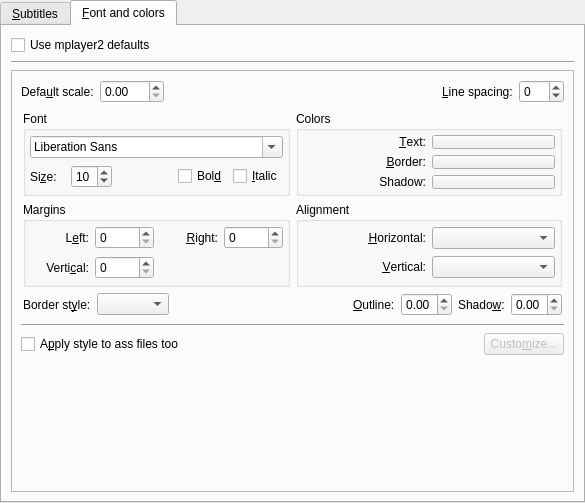
<?xml version="1.0" encoding="UTF-8"?>
<ui version="4.0">
 <class>PrefSubtitles</class>
 <widget class="QWidget" name="PrefSubtitles">
  <property name="geometry">
   <rect>
    <x>0</x>
    <y>0</y>
    <width>585</width>
    <height>503</height>
   </rect>
  </property>
  <property name="windowTitle">
   <string/>
  </property>
  <layout class="QVBoxLayout">
   <property name="margin">
    <number>0</number>
   </property>
   <item>
    <widget class="QTabWidget" name="subtitles_tab">
     <property name="currentIndex">
      <number>1</number>
     </property>
     <widget class="QWidget" name="tab1">
      <attribute name="title">
       <string>&amp;Subtitles</string>
      </attribute>
      <layout class="QVBoxLayout">
       <property name="spacing">
        <number>6</number>
       </property>
       <item>
        <widget class="QGroupBox" name="groupBox">
         <property name="title">
          <string>Autoload</string>
         </property>
         <layout class="QGridLayout">
          <property name="margin">
           <number>9</number>
          </property>
          <property name="spacing">
           <number>6</number>
          </property>
          <item row="0" column="0">
           <widget class="QLabel" name="textLabel5">
            <property name="text">
             <string>Au&amp;toload subtitles files (*.srt, *.sub...):</string>
            </property>
            <property name="wordWrap">
             <bool>false</bool>
            </property>
            <property name="buddy">
             <cstring>font_autoload_combo</cstring>
            </property>
           </widget>
          </item>
          <item row="1" column="0">
           <widget class="QComboBox" name="font_autoload_combo">
            <item>
             <property name="text">
              <string>Same name as movie</string>
             </property>
            </item>
            <item>
             <property name="text">
              <string>All subs containing movie name</string>
             </property>
            </item>
            <item>
             <property name="text">
              <string>All subs in directory</string>
             </property>
            </item>
           </widget>
          </item>
          <item row="1" column="1">
           <spacer>
            <property name="orientation">
             <enum>Qt::Horizontal</enum>
            </property>
            <property name="sizeType">
             <enum>QSizePolicy::Expanding</enum>
            </property>
            <property name="sizeHint" stdset="0">
             <size>
              <width>131</width>
              <height>21</height>
             </size>
            </property>
           </spacer>
          </item>
          <item row="2" column="0">
           <widget class="QCheckBox" name="font_autoload_check">
            <property name="text">
             <string>S&amp;elect first available subtitle</string>
            </property>
           </widget>
          </item>
          <item row="3" column="0">
           <widget class="QCheckBox" name="font_prefer_external">
            <property name="text">
             <string>Prefer subtitles from external file</string>
            </property>
           </widget>
          </item>
         </layout>
        </widget>
       </item>
       <item>
        <widget class="QGroupBox" name="groupBox_3">
         <property name="title">
          <string>Encoding</string>
         </property>
         <layout class="QVBoxLayout">
          <item>
           <layout class="QHBoxLayout">
            <property name="spacing">
             <number>6</number>
            </property>
            <property name="margin">
             <number>0</number>
            </property>
            <item>
             <widget class="QLabel" name="textLabel4">
              <property name="text">
               <string>&amp;Default subtitle encoding:</string>
              </property>
              <property name="wordWrap">
               <bool>false</bool>
              </property>
              <property name="buddy">
               <cstring>font_encoding_combo</cstring>
              </property>
             </widget>
            </item>
            <item>
             <widget class="QComboBox" name="font_encoding_combo">
              <property name="sizePolicy">
               <sizepolicy hsizetype="Expanding" vsizetype="Fixed">
                <horstretch>0</horstretch>
                <verstretch>0</verstretch>
               </sizepolicy>
              </property>
              <property name="editable">
               <bool>false</bool>
              </property>
             </widget>
            </item>
            <item>
             <spacer>
              <property name="orientation">
               <enum>Qt::Horizontal</enum>
              </property>
              <property name="sizeType">
               <enum>QSizePolicy::Expanding</enum>
              </property>
              <property name="sizeHint" stdset="0">
               <size>
                <width>161</width>
                <height>31</height>
               </size>
              </property>
             </spacer>
            </item>
           </layout>
          </item>
          <item>
           <layout class="QHBoxLayout">
            <property name="bottomMargin">
             <number>0</number>
            </property>
            <item>
             <widget class="QCheckBox" name="use_enca_check">
              <property name="text">
               <string>Try to a&amp;utodetect for this language:</string>
              </property>
             </widget>
            </item>
            <item>
             <widget class="QComboBox" name="enca_lang_combo">
              <property name="enabled">
               <bool>false</bool>
              </property>
              <property name="sizePolicy">
               <sizepolicy hsizetype="Expanding" vsizetype="Fixed">
                <horstretch>0</horstretch>
                <verstretch>0</verstretch>
               </sizepolicy>
              </property>
             </widget>
            </item>
            <item>
             <spacer>
              <property name="orientation">
               <enum>Qt::Horizontal</enum>
              </property>
              <property name="sizeHint" stdset="0">
               <size>
                <width>40</width>
                <height>20</height>
               </size>
              </property>
             </spacer>
            </item>
           </layout>
          </item>
         </layout>
        </widget>
       </item>
       <item>
        <widget class="QCheckBox" name="subtitles_on_screeshots_check">
         <property name="text">
          <string>&amp;Include subtitles on screenshots</string>
         </property>
        </widget>
       </item>
       <item>
        <spacer>
         <property name="orientation">
          <enum>Qt::Vertical</enum>
         </property>
         <property name="sizeType">
          <enum>QSizePolicy::Expanding</enum>
         </property>
         <property name="sizeHint" stdset="0">
          <size>
           <width>20</width>
           <height>20</height>
          </size>
         </property>
        </spacer>
       </item>
      </layout>
     </widget>
     <widget class="QWidget" name="tab2">
      <attribute name="title">
       <string>&amp;Font and colors</string>
      </attribute>
      <layout class="QGridLayout">
       <item row="2" column="0">
        <widget class="QCheckBox" name="use_mplayer2_defaults_check">
         <property name="text">
          <string>Use mplayer2 defaults</string>
         </property>
         <property name="checked">
          <bool>false</bool>
         </property>
        </widget>
       </item>
       <item row="4" column="0" colspan="2">
        <widget class="QStackedWidget" name="stackedWidget">
         <property name="enabled">
          <bool>true</bool>
         </property>
         <property name="sizePolicy">
          <sizepolicy hsizetype="Preferred" vsizetype="Expanding">
           <horstretch>0</horstretch>
           <verstretch>0</verstretch>
          </sizepolicy>
         </property>
         <property name="frameShape">
          <enum>QFrame::StyledPanel</enum>
         </property>
         <property name="frameShadow">
          <enum>QFrame::Sunken</enum>
         </property>
         <property name="currentIndex">
          <number>0</number>
         </property>
         <widget class="QWidget" name="ass_subs">
          <layout class="QVBoxLayout">
           <item>
            <layout class="QHBoxLayout">
             <item>
              <widget class="QLabel" name="ass_scale_label">
               <property name="text">
                <string>Defa&amp;ult scale:</string>
               </property>
               <property name="buddy">
                <cstring>ass_font_scale_spin</cstring>
               </property>
              </widget>
             </item>
             <item>
              <widget class="QDoubleSpinBox" name="ass_font_scale_spin">
               <property name="sizePolicy">
                <sizepolicy hsizetype="Maximum" vsizetype="Fixed">
                 <horstretch>0</horstretch>
                 <verstretch>0</verstretch>
                </sizepolicy>
               </property>
               <property name="maximum">
                <double>100.000000000000000</double>
               </property>
               <property name="singleStep">
                <double>0.200000000000000</double>
               </property>
              </widget>
             </item>
             <item>
              <spacer>
               <property name="orientation">
                <enum>Qt::Horizontal</enum>
               </property>
               <property name="sizeHint" stdset="0">
                <size>
                 <width>121</width>
                 <height>20</height>
                </size>
               </property>
              </spacer>
             </item>
             <item>
              <widget class="QLabel" name="label_11">
               <property name="text">
                <string>&amp;Line spacing:</string>
               </property>
               <property name="buddy">
                <cstring>ass_line_spacing_spin</cstring>
               </property>
              </widget>
             </item>
             <item>
              <widget class="QSpinBox" name="ass_line_spacing_spin">
               <property name="minimum">
                <number>-20</number>
               </property>
               <property name="maximum">
                <number>20</number>
               </property>
              </widget>
             </item>
            </layout>
           </item>
           <item>
            <widget class="QWidget" name="styles_container" native="true">
             <property name="enabled">
              <bool>true</bool>
             </property>
             <layout class="QGridLayout">
              <property name="margin">
               <number>2</number>
              </property>
              <item row="0" column="0">
               <widget class="QGroupBox" name="groupBox_4">
                <property name="title">
                 <string>Font</string>
                </property>
                <layout class="QVBoxLayout">
                 <property name="margin">
                  <number>4</number>
                 </property>
                 <item>
                  <layout class="QHBoxLayout">
                   <item>
                    <widget class="MyFontComboBox" name="style_font_combo"/>
                   </item>
                  </layout>
                 </item>
                 <item>
                  <layout class="QHBoxLayout">
                   <item>
                    <widget class="QLabel" name="label">
                     <property name="text">
                      <string>Si&amp;ze:</string>
                     </property>
                     <property name="buddy">
                      <cstring>style_size_spin</cstring>
                     </property>
                    </widget>
                   </item>
                   <item>
                    <widget class="QSpinBox" name="style_size_spin">
                     <property name="sizePolicy">
                      <sizepolicy hsizetype="Preferred" vsizetype="Fixed">
                       <horstretch>0</horstretch>
                       <verstretch>0</verstretch>
                      </sizepolicy>
                     </property>
                     <property name="minimum">
                      <number>1</number>
                     </property>
                     <property name="value">
                      <number>10</number>
                     </property>
                    </widget>
                   </item>
                   <item>
                    <spacer>
                     <property name="orientation">
                      <enum>Qt::Horizontal</enum>
                     </property>
                     <property name="sizeType">
                      <enum>QSizePolicy::Preferred</enum>
                     </property>
                     <property name="sizeHint" stdset="0">
                      <size>
                       <width>60</width>
                       <height>20</height>
                      </size>
                     </property>
                    </spacer>
                   </item>
                   <item>
                    <widget class="QCheckBox" name="style_bold_check">
                     <property name="text">
                      <string>Bol&amp;d</string>
                     </property>
                    </widget>
                   </item>
                   <item>
                    <widget class="QCheckBox" name="style_italic_check">
                     <property name="text">
                      <string>&amp;Italic</string>
                     </property>
                    </widget>
                   </item>
                  </layout>
                 </item>
                </layout>
               </widget>
              </item>
              <item row="0" column="1">
               <widget class="QGroupBox" name="groupBox_7">
                <property name="title">
                 <string>Colors</string>
                </property>
                <layout class="QGridLayout">
                 <property name="margin">
                  <number>4</number>
                 </property>
                 <item row="0" column="0">
                  <widget class="QLabel" name="label_2">
                   <property name="text">
                    <string>&amp;Text:</string>
                   </property>
                   <property name="alignment">
                    <set>Qt::AlignRight|Qt::AlignTrailing|Qt::AlignVCenter</set>
                   </property>
                   <property name="buddy">
                    <cstring>style_text_color_button</cstring>
                   </property>
                  </widget>
                 </item>
                 <item row="0" column="1">
                  <widget class="SelectColorButton" name="style_text_color_button">
                   <property name="sizePolicy">
                    <sizepolicy hsizetype="Minimum" vsizetype="Ignored">
                     <horstretch>0</horstretch>
                     <verstretch>0</verstretch>
                    </sizepolicy>
                   </property>
                   <property name="text">
                    <string/>
                   </property>
                  </widget>
                 </item>
                 <item row="1" column="0">
                  <widget class="QLabel" name="label_3">
                   <property name="text">
                    <string>&amp;Border:</string>
                   </property>
                   <property name="alignment">
                    <set>Qt::AlignRight|Qt::AlignTrailing|Qt::AlignVCenter</set>
                   </property>
                   <property name="buddy">
                    <cstring>style_border_color_button</cstring>
                   </property>
                  </widget>
                 </item>
                 <item row="1" column="1">
                  <widget class="SelectColorButton" name="style_border_color_button">
                   <property name="sizePolicy">
                    <sizepolicy hsizetype="Minimum" vsizetype="Ignored">
                     <horstretch>0</horstretch>
                     <verstretch>0</verstretch>
                    </sizepolicy>
                   </property>
                   <property name="text">
                    <string/>
                   </property>
                  </widget>
                 </item>
                 <item row="2" column="0">
                  <widget class="QLabel" name="label_12">
                   <property name="text">
                    <string>Shadow:</string>
                   </property>
                   <property name="alignment">
                    <set>Qt::AlignRight|Qt::AlignTrailing|Qt::AlignVCenter</set>
                   </property>
                  </widget>
                 </item>
                 <item row="2" column="1">
                  <widget class="SelectColorButton" name="style_shadow_color_button">
                   <property name="sizePolicy">
                    <sizepolicy hsizetype="Minimum" vsizetype="Ignored">
                     <horstretch>0</horstretch>
                     <verstretch>0</verstretch>
                    </sizepolicy>
                   </property>
                   <property name="text">
                    <string/>
                   </property>
                  </widget>
                 </item>
                </layout>
               </widget>
              </item>
              <item row="1" column="0">
               <widget class="QGroupBox" name="groupBox_8">
                <property name="title">
                 <string>Margins</string>
                </property>
                <layout class="QGridLayout">
                 <property name="margin">
                  <number>4</number>
                 </property>
                 <item row="0" column="0">
                  <widget class="QLabel" name="label_7">
                   <property name="text">
                    <string>L&amp;eft:</string>
                   </property>
                   <property name="alignment">
                    <set>Qt::AlignRight|Qt::AlignTrailing|Qt::AlignVCenter</set>
                   </property>
                   <property name="buddy">
                    <cstring>style_marginl_spin</cstring>
                   </property>
                  </widget>
                 </item>
                 <item row="0" column="1">
                  <widget class="QSpinBox" name="style_marginl_spin"/>
                 </item>
                 <item row="0" column="2">
                  <widget class="QLabel" name="label_8">
                   <property name="text">
                    <string>&amp;Right:</string>
                   </property>
                   <property name="alignment">
                    <set>Qt::AlignRight|Qt::AlignTrailing|Qt::AlignVCenter</set>
                   </property>
                   <property name="buddy">
                    <cstring>style_marginr_spin</cstring>
                   </property>
                  </widget>
                 </item>
                 <item row="0" column="3">
                  <widget class="QSpinBox" name="style_marginr_spin"/>
                 </item>
                 <item row="1" column="0">
                  <widget class="QLabel" name="label_9">
                   <property name="text">
                    <string>Verti&amp;cal:</string>
                   </property>
                   <property name="alignment">
                    <set>Qt::AlignRight|Qt::AlignTrailing|Qt::AlignVCenter</set>
                   </property>
                   <property name="buddy">
                    <cstring>style_marginv_spin</cstring>
                   </property>
                  </widget>
                 </item>
                 <item row="1" column="1">
                  <widget class="QSpinBox" name="style_marginv_spin"/>
                 </item>
                 <item row="1" column="2" colspan="2">
                  <spacer>
                   <property name="orientation">
                    <enum>Qt::Horizontal</enum>
                   </property>
                   <property name="sizeHint" stdset="0">
                    <size>
                     <width>101</width>
                     <height>25</height>
                    </size>
                   </property>
                  </spacer>
                 </item>
                </layout>
               </widget>
              </item>
              <item row="1" column="1">
               <widget class="QGroupBox" name="groupBox_9">
                <property name="title">
                 <string>Alignment</string>
                </property>
                <layout class="QGridLayout">
                 <property name="margin">
                  <number>4</number>
                 </property>
                 <item row="0" column="0">
                  <widget class="QLabel" name="label_4">
                   <property name="text">
                    <string>&amp;Horizontal:</string>
                   </property>
                   <property name="alignment">
                    <set>Qt::AlignRight|Qt::AlignTrailing|Qt::AlignVCenter</set>
                   </property>
                   <property name="buddy">
                    <cstring>style_alignment_combo</cstring>
                   </property>
                  </widget>
                 </item>
                 <item row="0" column="1">
                  <widget class="QComboBox" name="style_alignment_combo"/>
                 </item>
                 <item row="1" column="0">
                  <widget class="QLabel" name="label_6">
                   <property name="text">
                    <string>&amp;Vertical:</string>
                   </property>
                   <property name="alignment">
                    <set>Qt::AlignRight|Qt::AlignTrailing|Qt::AlignVCenter</set>
                   </property>
                   <property name="buddy">
                    <cstring>style_valignment_combo</cstring>
                   </property>
                  </widget>
                 </item>
                 <item row="1" column="1">
                  <widget class="QComboBox" name="style_valignment_combo"/>
                 </item>
                </layout>
               </widget>
              </item>
              <item row="2" column="0" colspan="2">
               <layout class="QHBoxLayout">
                <item>
                 <widget class="QLabel" name="label_5">
                  <property name="text">
                   <string>Border st&amp;yle:</string>
                  </property>
                  <property name="buddy">
                   <cstring>style_border_style_combo</cstring>
                  </property>
                 </widget>
                </item>
                <item>
                 <widget class="QComboBox" name="style_border_style_combo"/>
                </item>
                <item>
                 <spacer>
                  <property name="orientation">
                   <enum>Qt::Horizontal</enum>
                  </property>
                  <property name="sizeHint" stdset="0">
                   <size>
                    <width>40</width>
                    <height>20</height>
                   </size>
                  </property>
                 </spacer>
                </item>
                <item>
                 <widget class="QLabel" name="style_outline_label">
                  <property name="text">
                   <string>&amp;Outline:</string>
                  </property>
                  <property name="buddy">
                   <cstring>style_outline_spin</cstring>
                  </property>
                 </widget>
                </item>
                <item>
                 <widget class="QDoubleSpinBox" name="style_outline_spin">
                  <property name="maximum">
                   <double>4.000000000000000</double>
                  </property>
                  <property name="singleStep">
                   <double>0.100000000000000</double>
                  </property>
                 </widget>
                </item>
                <item>
                 <widget class="QLabel" name="style_shadow_label">
                  <property name="text">
                   <string>Shado&amp;w:</string>
                  </property>
                  <property name="buddy">
                   <cstring>style_shadow_spin</cstring>
                  </property>
                 </widget>
                </item>
                <item>
                 <widget class="QDoubleSpinBox" name="style_shadow_spin">
                  <property name="maximum">
                   <double>4.000000000000000</double>
                  </property>
                  <property name="singleStep">
                   <double>0.100000000000000</double>
                  </property>
                 </widget>
                </item>
               </layout>
              </item>
             </layout>
            </widget>
           </item>
           <item>
            <widget class="Line" name="line_3">
             <property name="sizePolicy">
              <sizepolicy hsizetype="Expanding" vsizetype="Fixed">
               <horstretch>0</horstretch>
               <verstretch>0</verstretch>
              </sizepolicy>
             </property>
             <property name="orientation">
              <enum>Qt::Horizontal</enum>
             </property>
            </widget>
           </item>
           <item>
            <layout class="QHBoxLayout">
             <item>
              <widget class="QCheckBox" name="force_ass_styles">
               <property name="text">
                <string>A&amp;pply style to ass files too</string>
               </property>
              </widget>
             </item>
             <item>
              <spacer>
               <property name="orientation">
                <enum>Qt::Horizontal</enum>
               </property>
               <property name="sizeHint" stdset="0">
                <size>
                 <width>40</width>
                 <height>20</height>
                </size>
               </property>
              </spacer>
             </item>
             <item>
              <widget class="QPushButton" name="ass_customize_button">
               <property name="enabled">
                <bool>false</bool>
               </property>
               <property name="text">
                <string>Custo&amp;mize...</string>
               </property>
              </widget>
             </item>
            </layout>
           </item>
           <item>
            <spacer>
             <property name="orientation">
              <enum>Qt::Vertical</enum>
             </property>
             <property name="sizeHint" stdset="0">
              <size>
               <width>497</width>
               <height>16</height>
              </size>
             </property>
            </spacer>
           </item>
          </layout>
         </widget>
        </widget>
       </item>
       <item row="3" column="0" colspan="2">
        <widget class="Line" name="line">
         <property name="orientation">
          <enum>Qt::Horizontal</enum>
         </property>
        </widget>
       </item>
      </layout>
     </widget>
    </widget>
   </item>
  </layout>
 </widget>
 <customwidgets>
  <customwidget>
   <class>MyFontComboBox</class>
   <extends>QFontComboBox</extends>
   <header>mycombobox.h</header>
  </customwidget>
  <customwidget>
   <class>SelectColorButton</class>
   <extends>QPushButton</extends>
   <header>selectcolorbutton.h</header>
  </customwidget>
 </customwidgets>
 <tabstops>
  <tabstop>subtitles_tab</tabstop>
  <tabstop>font_autoload_combo</tabstop>
  <tabstop>font_encoding_combo</tabstop>
  <tabstop>use_enca_check</tabstop>
  <tabstop>enca_lang_combo</tabstop>
  <tabstop>subtitles_on_screeshots_check</tabstop>
  <tabstop>ass_font_scale_spin</tabstop>
  <tabstop>ass_line_spacing_spin</tabstop>
  <tabstop>style_font_combo</tabstop>
  <tabstop>style_size_spin</tabstop>
  <tabstop>style_bold_check</tabstop>
  <tabstop>style_italic_check</tabstop>
  <tabstop>style_text_color_button</tabstop>
  <tabstop>style_border_color_button</tabstop>
  <tabstop>style_shadow_color_button</tabstop>
  <tabstop>style_marginl_spin</tabstop>
  <tabstop>style_marginr_spin</tabstop>
  <tabstop>style_marginv_spin</tabstop>
  <tabstop>style_alignment_combo</tabstop>
  <tabstop>style_valignment_combo</tabstop>
  <tabstop>style_border_style_combo</tabstop>
  <tabstop>style_outline_spin</tabstop>
  <tabstop>style_shadow_spin</tabstop>
  <tabstop>force_ass_styles</tabstop>
  <tabstop>ass_customize_button</tabstop>
 </tabstops>
 <resources/>
 <connections>
  <connection>
   <sender>use_enca_check</sender>
   <signal>toggled(bool)</signal>
   <receiver>enca_lang_combo</receiver>
   <slot>setEnabled(bool)</slot>
   <hints>
    <hint type="sourcelabel">
     <x>118</x>
     <y>245</y>
    </hint>
    <hint type="destinationlabel">
     <x>258</x>
     <y>245</y>
    </hint>
   </hints>
  </connection>
  <connection>
   <sender>force_ass_styles</sender>
   <signal>toggled(bool)</signal>
   <receiver>ass_customize_button</receiver>
   <slot>setEnabled(bool)</slot>
   <hints>
    <hint type="sourcelabel">
     <x>115</x>
     <y>376</y>
    </hint>
    <hint type="destinationlabel">
     <x>474</x>
     <y>377</y>
    </hint>
   </hints>
  </connection>
  <connection>
   <sender>use_mplayer2_defaults_check</sender>
   <signal>toggled(bool)</signal>
   <receiver>stackedWidget</receiver>
   <slot>setDisabled(bool)</slot>
   <hints>
    <hint type="sourcelabel">
     <x>99</x>
     <y>39</y>
    </hint>
    <hint type="destinationlabel">
     <x>292</x>
     <y>286</y>
    </hint>
   </hints>
  </connection>
 </connections>
</ui>
